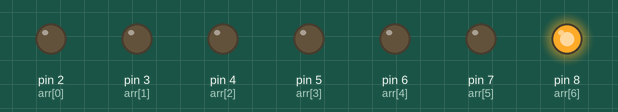
Simulated run of this sketch. Board: Arduino Uno, built with avr-gcc and run on an emulated ATmega328P. Parts: output pins drawn as LEDs (lit = HIGH).

Above: at 0.5 s.
At 1.5 s:
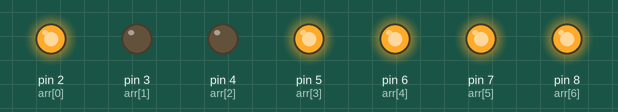
At 2.5 s:
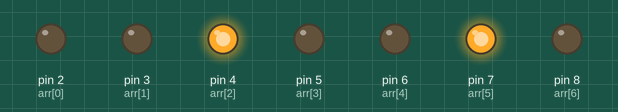
At 3.5 s:
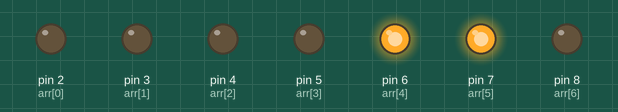
At 4.5 s:
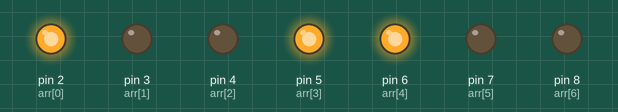
At 5.5 s:
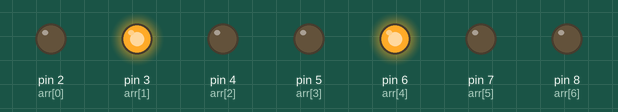
Timing chart, 0 to 7.8 s (numbered marks = the images above):
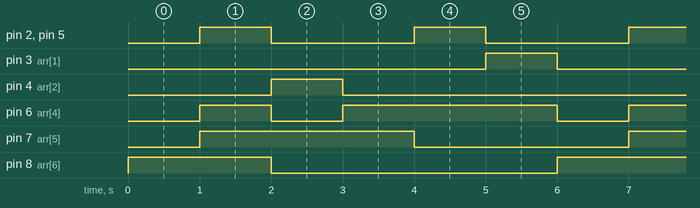

The sketch:

sesion3.ino
```cpp
int arr[7]={2,3,4,5,6,7,8};
int valores[7]={1,1,1,1,1,1,1};


void setup() {
  // put your setup code here, to run once:
for(int i =0; i < 7; i++)
pinMode (arr[i], OUTPUT);
}

void loop() {
  // put your main code here, to run repeatedly:
for (int j = 0; j < 6; j++){
numero(j);
for (int i = 0; i < 7; i++)
digitalWrite (arr[i],valores[i]);
delay(1000);
}
}

void numero (int numero){

switch (numero){
  case 0:
  valores[0] = 0;
  valores[1] = 0;
  valores[2] = 0;
  valores[3] = 0;
  valores[4] = 0;
  valores[5] = 0;
  valores[6] = 1;
  break;
    case 1:
  valores[0]=1;
  valores[1]=0;
  valores[2]=0;
  valores[3]=1;
  valores[4]=1;
  valores[5]=1;
  valores[6]=1;
  break;
    case 2:
  valores[0]=0;
  valores[1]=0;
  valores[2]=1;
  valores[3]=0;
  valores[4]=0;
  valores[5]=1;
  valores[6]=0;
  break;
    case 3:
  valores[0]=0;
  valores[1]=0;
  valores[2]=0;
  valores[3]=0;
  valores[4]=1;
  valores[5]=1;
  valores[6]=0;
  break;
    case 4:
  valores[0]=1;
  valores[1]=0;
  valores[2]=0;
  valores[3]=1;
  valores[4]=1;
  valores[5]=0;
  valores[6]=0;
  break;
    case 5:
  valores[0]=0;
  valores[1]=1;
  valores[2]=0;
  valores[3]=0;
  valores[4]=1;
  valores[5]=0;
  valores[6]=0;
  break;
}
}
```

Measured:
- by itself, pin 2 (arr[0]), pin 5 (arr[3]): alternates HIGH for 1.0 s and LOW for 2.0 s
- by itself, pin 3 (arr[1]), pin 4 (arr[2]): alternates HIGH for 1.0 s and LOW for 5.0 s
- by itself, pin 6 (arr[4]): repeats every 6.0 s: LOW 1.0 s, HIGH 3.0 s, LOW 1.0 s, HIGH 1.0 s
- by itself, pin 7 (arr[5]): alternates HIGH for 3.0 s and LOW for 3.0 s
- by itself, pin 8 (arr[6]): alternates HIGH for 2.0 s and LOW for 4.0 s
